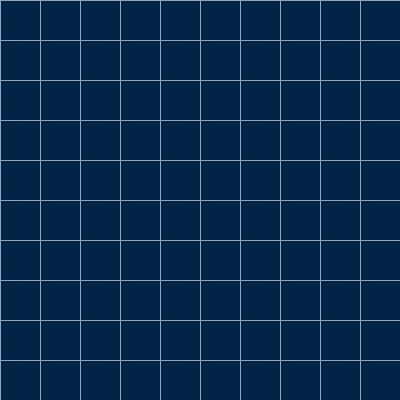
Frame 1 (no input)
Frame 60 (the mouse pressed at the canvas centre just before this capture): identical to frame 1, image omitted
Frame 120 (the mouse held since frame 60 and released just before this capture): identical to frame 1, image omitted

The Processing sketch that drew this single still picture (run headless with seeded random() and noise(); from frame 60 on, the mouse is pressed at the canvas centre):

// Processing sketch: E1
// ── E1.pde
boolean[][] grid ;

// Number of columns and rows in the grid
int cols = 10 ;
int rows = 10 ;
int cellWidth = 0 ; 
int cellHeight = 0 ;

// Color present grid status
color turnOnColor = #F0F5FB ;
color turnOffColor = #022547 ;

void setup() {
  size(400,400) ;
  stroke(#95A5B5);
  cellWidth = width / cols  ;
  cellHeight = height / rows ; 
  grid = new boolean[cols][rows] ;
}

void draw() {
  background(0) ;

  // The counter variables i and j are also the column and row numbers and 
  // are used as arguments to the constructor for each object in the grid.  
  for (int i = 0; i < cols; i++) {
    for (int j = 0; j < rows; j++) {
      color statusColor = (grid[i][j]) ? turnOnColor : turnOffColor ;
      fill(statusColor) ;
      rect(cellWidth*i, cellHeight*j, cellWidth, cellHeight) ;
    }
  }
}

void mouseClicked (){
   int i = mouseX / cellWidth ; 
   int j = mouseY / cellHeight ; 
   
   grid[i][j] = !grid[i][j] ;
   if ( i + 1  < cols){grid[i+1][j] = !grid[i+1][j] ; }
   if ( j + 1  < rows){ grid[i][j+1] = !grid[i][j+1] ; }
   if ( i - 1  >= 0 ){ grid[i-1][j] = !grid[i-1][j] ; }
   if ( j - 1  >= 0 ){ grid[i][j-1] = !grid[i][j-1] ; }  
}
